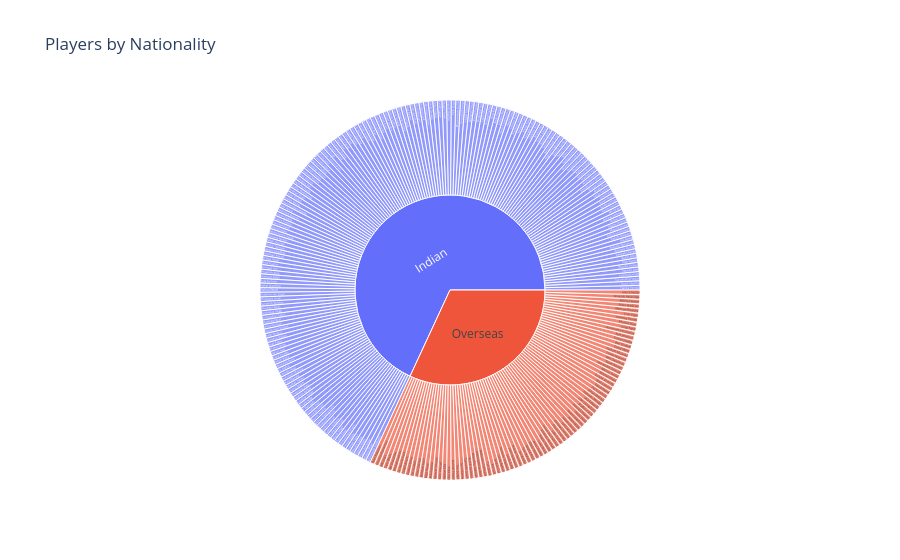

The notebook cell saved with this chart:
### Code cell
#  Sunburst: Nationality → Player
fig = px.sunburst(df, path=["nationality","player"], color="nationality",
                  title="Players by Nationality")
fig.show()

### Figure 1 — Plotly figure (JSON) as saved in the notebook; plotly's stock layout.template omitted (floating-point values rounded to 4 significant figures; data arrays with more than 128 entries replaced by an {"elided": "..."} marker saying what was removed)
{"data": [{"branchvalues": "total", "customdata": {"elided": "259x1 str values"}, "domain": {"x": [0, 1], "y": [0, 1]}, "hovertemplate": "labels=%{label}<br>count=%{value}<br>parent=%{parent}<br>id=%{id}<br>nationality=%{customdata[0]}<extra></extra>", "ids": {"elided": "259 str values"}, "labels": {"elided": "259 str values"}, "marker": {"colors": {"elided": "259 str values"}}, "name": "", "parents": {"elided": "259 str values"}, "type": "sunburst", "values": {"elided": "259 int values"}}], "layout": {"legend": {"tracegroupgap": 0}, "title": {"text": "Players by Nationality"}}}
